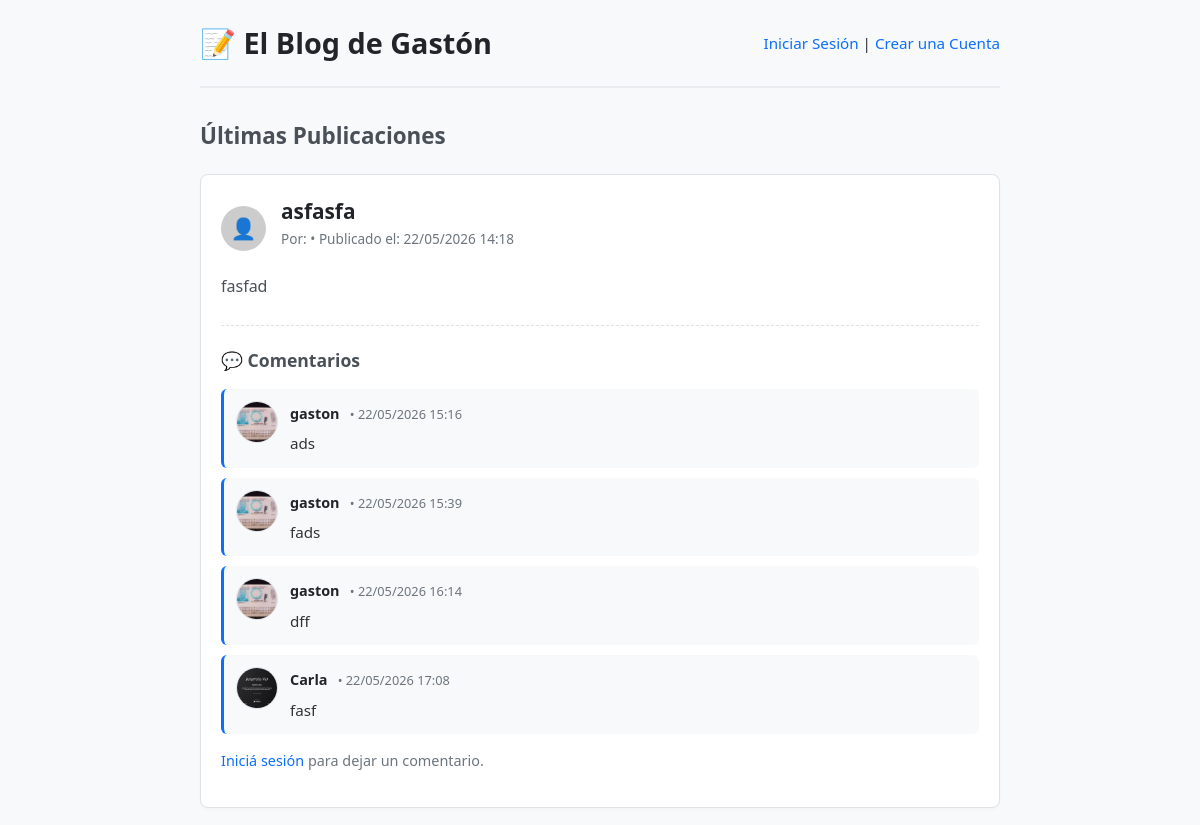
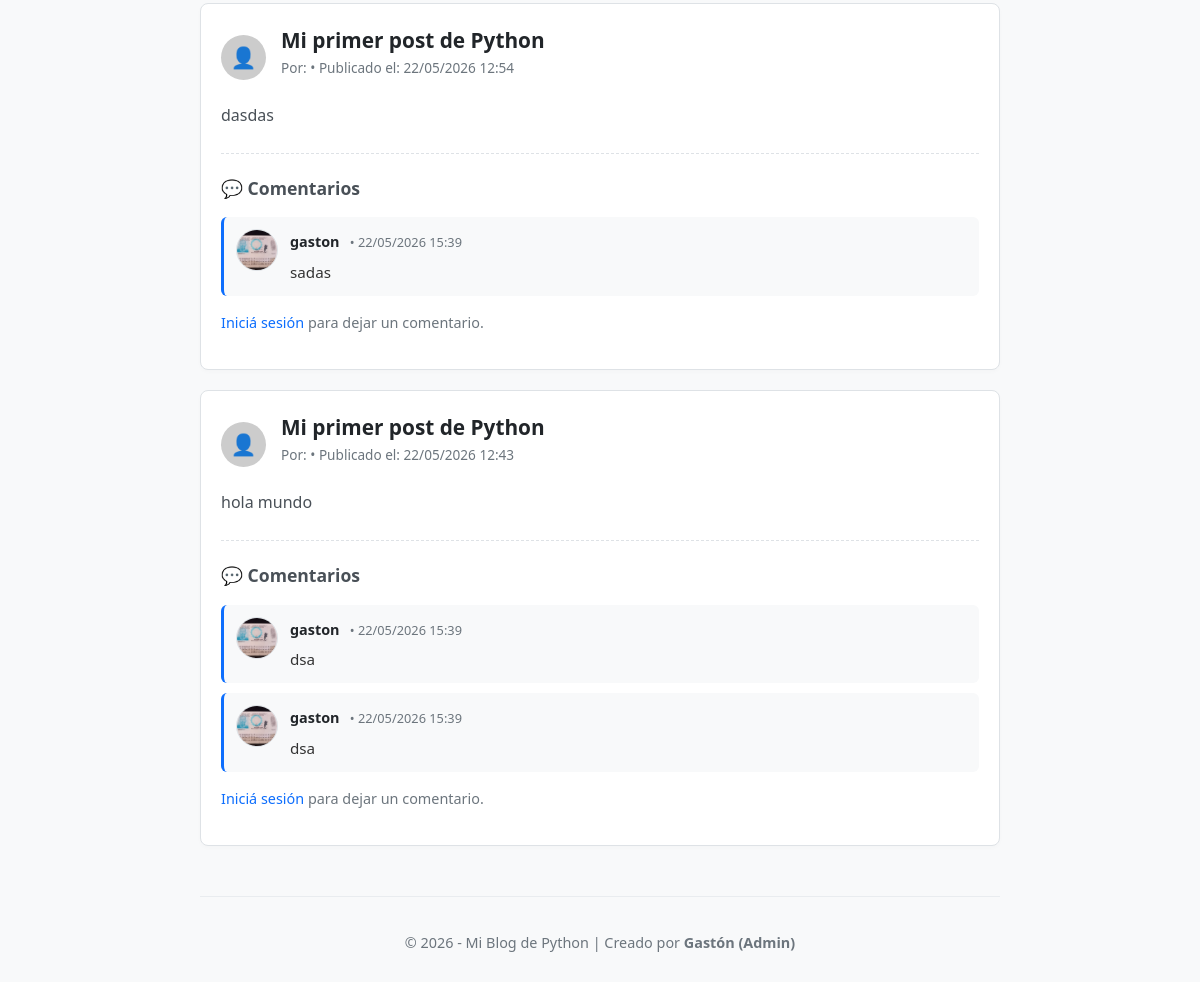
Before: / with the older database file (2 pictures, top to bottom).
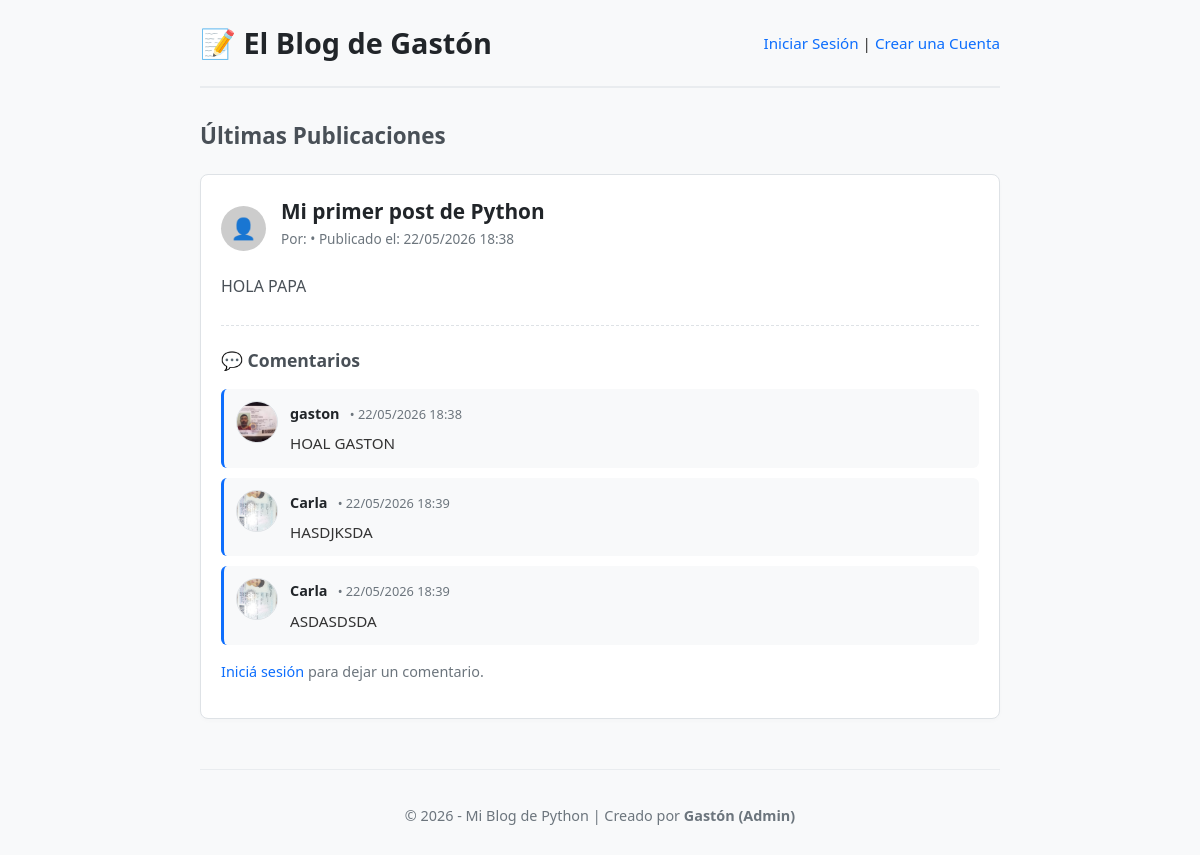
After: the same page with the newer database file.
### inicio/models.py (models this page shows, shortened)
class Post(models.Model):
    titulo = models.CharField(max_length=100)
    contenido = models.TextField()
    fecha_publicacion = models.DateTimeField(auto_now_add=True)
    autor = models.ForeignKey(User, on_delete=models.CASCADE, related_name='posts', null=True, blank=True)

class Comentario(models.Model):
    post = models.ForeignKey(Post, on_delete=models.CASCADE, related_name='comentarios')
    autor = models.ForeignKey(User, on_delete=models.CASCADE)
    contenido = models.TextField()
    fecha_publicacion = models.DateTimeField(auto_now_add=True)

class Perfil(models.Model):
    user = models.OneToOneField(User, on_delete=models.CASCADE, related_name='perfil')
    foto = models.ImageField(default='perfiles/default.png', upload_to='perfiles/')
    biografia = models.TextField(max_length=300, blank=True)
    fecha_union = models.DateTimeField(auto_now_add=True)

### inicio/views.py (the view, shortened to what this page needs)
# urls.py: path('', views.inicio, name='inicio'),
def inicio(request):
    posts = Post.objects.all().order_by('-fecha_publicacion')
    form = ComentarioForm() # Pasamos el formulario vacío para que se renderice en el HTML
    return render(request, 'inicio.html', {'posts': posts, 'form': form})

### inicio/templates/inicio.html (shortened to what this page needs)
<!DOCTYPE html>
<html lang="es">
<head>
</head>
<body>
    <header>
        <h1>📝 El Blog de Gastón</h1>
        <div class="user-menu">
            {% if user.is_authenticated %}
                <span>Hola, <strong>{{ user.username }}</strong>!</span> |
                <a href="{% url 'ver_perfil' %}">Mi Perfil</a> |
                <a href="{% url 'admin:index' %}">Panel de Control</a> |
                <form action="{% url 'logout' %}" method="post" style="display:inline;">
                    {% csrf_token %}
                    <button type="submit" class="logout-btn">Cerrar Sesión</button>
                </form>
            {% else %}
                <a href="{% url 'login' %}">Iniciar Sesión</a> |
                <a href="{% url 'registro' %}">Crear una Cuenta</a>
            {% endif %}
        </div>
    </header>
    <main>
        <h2 class="section-title">Últimas Publicaciones</h2>
        {% for post in posts %}
            <article class="post-card">
                <div class="post-header">
                    {% if post.autor.perfil and post.autor.perfil.foto %}
                        <img src="{{ post.autor.perfil.foto.url }}" alt="Foto de {{ post.autor.username }}"
                             style="width: 45px; height: 45px; border-radius: 50%; object-fit: cover; border: 2px solid #0d6efd; flex-shrink: 0;">
                    {% elif user.is_authenticated and user.perfil and user.perfil.foto %}
                        <img src="{{ user.perfil.foto.url }}" alt="Foto de {{ user.username }}"
                             style="width: 45px; height: 45px; border-radius: 50%; object-fit: cover; border: 2px solid #0d6efd; flex-shrink: 0;">
                    {% else %}
                        <div style="width: 45px; height: 45px; background: #ccc; border-radius: 50%; display: flex; align-items: center; justify-content: center; font-size: 1.3rem; flex-shrink: 0;">
                            👤
                        </div>
                    {% endif %}
                    <div>
                        <h4>{{ post.titulo }}</h4>
                        <time class="post-meta">Por: <strong>{{ post.autor.username|default:user.username }}</strong> • Publicado el: {{ post.fecha_publicacion|date:"d/m/Y H:i" }}</time>
                    </div>
                </div>
                <p class="post-content">{{ post.contenido }}</p>
                <div class="comments-section">
                    <h5 class="comments-title">💬 Comentarios</h5>
                    <div class="comments-list">
                        {% for comentario in post.comentarios.all %}
                            <div class="comment-item">
                                {% if comentario.autor.perfil and comentario.autor.perfil.foto %}
                                    <img src="{{ comentario.autor.perfil.foto.url }}" alt="Foto de {{ comentario.autor.username }}"
                                         style="width: 40px; height: 40px; border-radius: 50%; object-fit: cover; border: 1px solid #dee2e6; flex-shrink: 0;">
                                {% else %}
                                    <div style="width: 40px; height: 40px; background: #ccc; border-radius: 50%; display: flex; align-items: center; justify-content: center; font-size: 1.2rem; flex-shrink: 0;">
                                        👤
                                    </div>
                                {% endif %}
                                <div style="display: flex; flex-direction: column; width: 100%;">
                                    <div>
                                        <span class="comment-user">{{ comentario.autor.username }}</span>
                                        <small class="comment-date">• {{ comentario.fecha_publicacion|date:"d/m/Y H:i" }}</small>
                                    </div>
                                    <p class="comment-text">{{ comentario.contenido }}</p>
                                </div>
                            </div>
                        {% empty %}
                            <p class="no-comments">No hay comentarios en esta publicación. ¡Sé el primero!</p>
                        {% endfor %}
                    </div>
                    {% if user.is_authenticated %}
                        <form method="post" style="margin-top: 15px;">
                            {% csrf_token %}
                            <input type="hidden" name="post_id" value="{{ post.id }}">
                            {{ form }}
                            <button type="submit" class="comment-btn">Publicar comentario</button>
                        </form>
                    {% else %}
                        <p style="font-size: 0.9rem; color: #6c757d; margin-top: 15px;">
                            <a href="{% url 'login' %}" style="color: #0d6efd; text-decoration: none; font-weight: 500;">Iniciá sesión</a> para dejar un comentario.
                        </p>
                    {% endif %}
                </div>
            </article>
        {% empty %}
            <div class="empty-message">
                <p>Todavía no hay ninguna publicación armada. ¡Entrá al admin y creá la primera!</p>
            </div>
        {% endfor %}
    </main>
    <footer>
        <p>© 2026 - Mi Blog de Python | Creado por <strong>Gastón (Admin)</strong></p>
    </footer>
</body>
</html>

### inicio/templates/inicio.html (style rules this page uses)
body { font-family: 'Segoe UI', Roboto, Helvetica, Arial, sans-serif; line-height: 1.6; color: #333; max-width: 800px; margin: 0 auto; padding: 20px; background-color: #f8f9fa; }
header { display: flex; justify-content: space-between; align-items: center; padding-bottom: 20px; border-bottom: 2px solid #e9ecef; margin-bottom: 30px; }
h1 { margin: 0; font-size: 1.8rem; color: #212529; }
.user-menu { font-size: 0.95rem; }
.user-menu a, .logout-btn { color: #0d6efd; text-decoration: none; font-weight: 500; }
.section-title { font-size: 1.4rem; color: #495057; margin-bottom: 20px; }
.post-card { background: #ffffff; border: 1px solid #dee2e6; padding: 20px; margin-bottom: 20px; border-radius: 8px; box-shadow: 0 2px 4px rgba(0,0,0,0.02); transition: transform 0.2s ease, box-shadow 0.2s ease; }
.post-header { display: flex; align-items: center; gap: 15px; margin-bottom: 12px; }
.post-card h4 { margin: 0; font-size: 1.3rem; color: #212529; }
.post-meta { display: block; color: #6c757d; font-size: 0.85rem; margin-bottom: 12px; }
.post-content { margin: 0; color: #495057; white-space: pre-line; }
.comments-section { margin-top: 25px; padding-top: 20px; border-top: 1px dashed #dee2e6; }
.comments-title { font-size: 1.1rem; color: #495057; margin: 0 0 15px 0; }
.comment-item { background: #f8f9fa; padding: 12px; margin-bottom: 10px; border-radius: 6px; border-left: 3px solid #0d6efd; display: flex; align-items: flex-start; gap: 12px; }
.comment-user { font-weight: bold; color: #212529; font-size: 0.9rem; }
.comment-date { color: #6c757d; margin-left: 6px; font-size: 0.8rem; }
.comment-text { margin: 5px 0 0 0; color: #333; font-size: 0.95rem; }
footer { margin-top: 50px; padding-top: 20px; border-top: 1px solid #e9ecef; text-align: center; color: #6c757d; font-size: 0.9rem; }

Changed rows visible on the page:
removed Post: titulo "asfasfa", fecha_publicacion "22/05/2026 14:18", contenido "fasfad"
removed Comentario: autor.perfil.foto (picture), autor.username "gaston", fecha_publicacion "22/05/2026 15:16", contenido "ads", shown under "asfasfa"
removed Comentario: autor.perfil.foto (picture), autor.username "gaston", fecha_publicacion "22/05/2026 15:39", contenido "fads", shown under "asfasfa"
removed Comentario: autor.perfil.foto (picture), autor.username "gaston", fecha_publicacion "22/05/2026 16:14", contenido "dff", shown under "asfasfa"
removed Comentario: autor.perfil.foto (picture), autor.username "Carla", fecha_publicacion "22/05/2026 17:08", contenido "fasf", shown under "asfasfa"
removed Post: titulo "Mi primer post de Python", fecha_publicacion "22/05/2026 12:54", contenido "dasdas"
removed Comentario: autor.perfil.foto (picture), autor.username "gaston", fecha_publicacion "22/05/2026 15:39", contenido "sadas", shown under "Mi primer post de Python"
removed Post: titulo "Mi primer post de Python", fecha_publicacion "22/05/2026 12:43", contenido "hola mundo"
removed Comentario: autor.perfil.foto (picture), autor.username "gaston", fecha_publicacion "22/05/2026 15:39", contenido "dsa", shown under "Mi primer post de Python"
removed Comentario: autor.perfil.foto (picture), autor.username "gaston", fecha_publicacion "22/05/2026 15:39", contenido "dsa", shown under "Mi primer post de Python"
added Post: titulo "Mi primer post de Python", fecha_publicacion "22/05/2026 18:38", contenido "HOLA PAPA"
added Comentario: autor.perfil.foto (picture), autor.username "gaston", fecha_publicacion "22/05/2026 18:38", contenido "HOAL GASTON", shown under "Mi primer post de Python"
added Comentario: autor.perfil.foto (picture), autor.username "Carla", fecha_publicacion "22/05/2026 18:39", contenido "HASDJKSDA", shown under "Mi primer post de Python"
added Comentario: autor.perfil.foto (picture), autor.username "Carla", fecha_publicacion "22/05/2026 18:39", contenido "ASDASDSDA", shown under "Mi primer post de Python"
